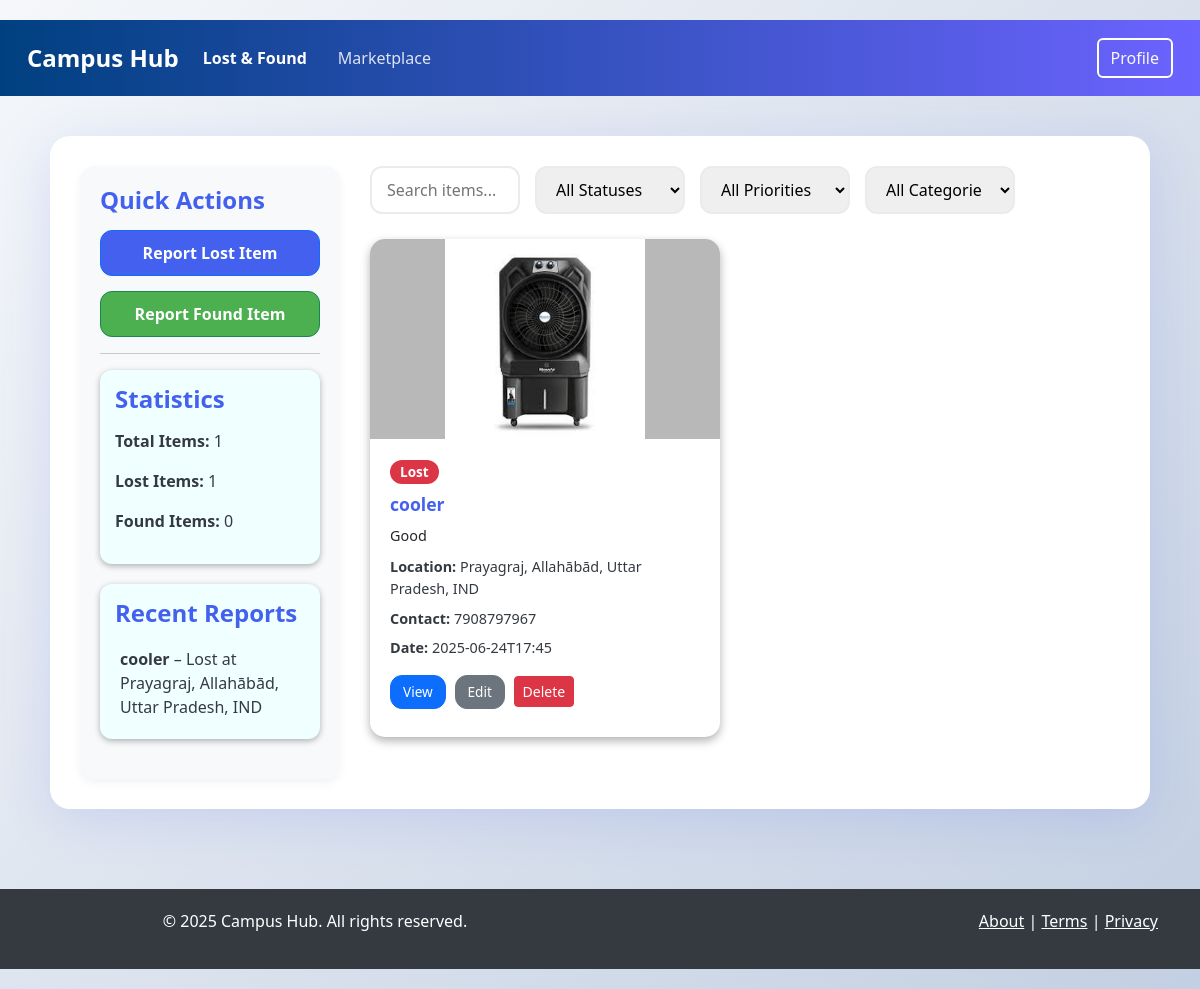
Screenshot of /lost/ (signed in) with the database file from the repository.
### tables this page shows
CREATE TABLE lost_found_item (
            id INTEGER PRIMARY KEY AUTOINCREMENT,
            name TEXT NOT NULL,
            description TEXT,
            category TEXT,
            status TEXT NOT NULL,
            priority INTEGER DEFAULT 1,
            image_path TEXT,
            date TEXT NOT NULL,
            location TEXT,
            contact_info TEXT,
            latitude REAL,
            longitude REAL,
            user_id INTEGER NOT NULL, found_by INTEGER, claimed_by INTEGER,
            FOREIGN KEY (user_id) REFERENCES user (id)
        );

### blueprints/lost_and_found/routes.py (the view)
@lost_and_found_bp.route('/')
@login_required
def dashboard():
    items = models.get_lost_found_items('date DESC')
    for item in items:
        if item.get('found_by'):
            item['found_by_user'] = models.get_user_by_id(item['found_by'])['username']
        else:
            item['found_by_user'] = None
        if item.get('claimed_by'):
            item['claimed_by_user'] = models.get_user_by_id(item['claimed_by'])['username']
        else:
            item['claimed_by_user'] = None
    items_prior = models.get_lost_found_items('priority DESC')
    total_items = len(items)
    total_lost = sum(1 for i in items if i['status'] == 'lost')
    total_found = sum(1 for i in items if i['status'] == 'found')
    recent_items = items_prior[:10]
    categories = models.get_categories('lost_found')
    return render_template('lost_and_found/dashboard.html',
                           user=models.get_user_by_id(current_user.id),
                           items=items,
                           total_items=total_items,
                           total_lost=total_lost,
                           total_found=total_found,
                           recent_items=recent_items,
                           categories=categories)

### Main.py (called while the page is built)
@login_manager.user_loader
def load_user(user_id):
    user = models.get_user_by_id(user_id)
    if user:
        return models.User(user['id'])
    return None

@app.context_processor
def inject_user_info():
    if current_user.is_authenticated:
        user = models.get_user_by_id(current_user.id)
        if user:
            return {'get_user_info': lambda: user}
    return {'get_user_info': lambda: None}

### models.py (called while the page is built, shortened)
def get_db_connection():
    conn = sqlite3.connect(DB_PATH)
    conn.row_factory = sqlite3.Row
    conn.execute('PRAGMA foreign_keys = ON')
    conn.execute('PRAGMA journal_mode = WAL')
    return conn

def get_user_by_id(user_id):
    conn = get_db_connection()
    cur = conn.cursor()
    cur.execute('SELECT * FROM user WHERE id = ?', (user_id,))
    user = cur.fetchone()
    conn.close()
    return dict(user) if user else None

def get_categories(type=None):
    conn = get_db_connection()
    cur = conn.cursor()
    if type:
        cur.execute('SELECT * FROM category WHERE type = ?', (type,))
    else:
        cur.execute('SELECT * FROM category')
    categories = [dict(row) for row in cur.fetchall()]
    conn.close()
    return categories

def get_lost_found_items(order_by=None, filters=None):
    conn = get_db_connection()
    cur = conn.cursor()
    query = '''
        SELECT i.*, u.username
        FROM lost_found_item i
        JOIN user u ON i.user_id = u.id
    '''
    params = []
    if order_by:
        query += f" ORDER BY i.{order_by}"
    cur.execute(query, params)
    items = [dict(row) for row in cur.fetchall()]
    conn.close()
    return items

### templates/lost_and_found/dashboard.html (shortened to what this page needs)
{% extends "base.html" %}
{% block lost_found_active %}active{% endblock %}
{% block content %}
<div class="hub-container">
  <div id="main-content">
    <div id="sidebar">
      <h4>Quick Actions</h4>
      <a href="{{ url_for('lost_and_found.report') }}" class="btn btn-primary">Report Lost Item</a>
      <a href="{{ url_for('lost_and_found.report') }}" class="btn btn-success">Report Found Item</a>
      <hr>
      <div class="stats">
      <h4>Statistics</h4>
      <div class="stats-box">
        <p><strong>Total Items:</strong> {{ total_items or 0 }}</p>
        <p><strong>Lost Items:</strong> {{ total_lost or 0 }}</p>
        <p><strong>Found Items:</strong> {{ total_found or 0 }}</p>
      </div>
      </div>
      <div class="recentRep">
      <h4>Recent Reports</h4>
      {% if recent_items %}
        {% for item in recent_items %}
          <div class="recent-item">
            <strong>{{ item.name }}</strong> &ndash; {{ item.status|capitalize }} at {{ item.location }}
          </div>
        {% endfor %}
      {% else %}
        <p>No recent items.</p>
      {% endif %}
    </div>
    </div>
    <div id="content">
      <div class="filters-container">
        <input type="text" id="search" placeholder="Search items...">
        <select id="status-filter">
          <option value="all">All Statuses</option>
        </select>
        <select id="priority-filter">
          <option value="all">All Priorities</option>
        </select>
        <select id="category-filter">
          <option value="all">All Categories</option>
        </select>
      </div>
      <div id="items" class="d-flex flex-wrap gap-3">
        {% if items %}
          {% for item in items %}
            <div class="item-card" data-status="{{ item.status }}" data-priority="{{ item.priority }}" data-category="{{ item.category }}">
              <img src="{{ url_for('static', filename=item.image_path[1:]) if item.image_path else '' }}" alt="Item Image">
              <div class="card-body">
                <span class="badge {{ 'bg-danger' if item.status=='lost' else 'bg-success' }}">
                  {{ item.status|capitalize }}
                </span>
                <h5>{{ item.name }}</h5>
                <p>{{ item.description|truncate(100) }}</p>
                <div><strong>Location:</strong> {{ item.location }}</div>
                <div><strong>Contact:</strong> {{ item.contact_info }}</div>
                <div><strong>Date:</strong> {{ item.date }}</div>
                <div class="mt-3">
                  <a href="{{ url_for('lost_and_found.item_detail', item_id=item.id) }}" class="btn btn-primary btn-sm">View</a>
                  {% if item.user_id == current_user.id or user.is_admin %}
                    <a href="{{ url_for('lost_and_found.edit_item', item_id=item.id) }}" class="btn btn-secondary btn-sm">Edit</a>
                    <form method="post" action="{{ url_for('lost_and_found.delete_item', item_id=item.id) }}" class="d-inline">
                      <button type="submit" class="btn btn-danger btn-sm">Delete</button>
                    </form>
                  {% endif %}
                </div>
              </div>
            </div>
          {% endfor %}
        {% else %}
          <p>No items found. <a href="{{ url_for('lost_and_found.report') }}">Report an item?</a></p>
        {% endif %}
      </div>
    </div>
  </div>
</div>
{% endblock %}

### templates/base.html (style rules this page uses)
body { font-family: 'Arial', sans-serif; background-color: #f9fafc; color: #343a40; }
.badge { font-size: 0.8rem; padding: 5px 10px; border-radius: 20px; }

### templates/lost_and_found/dashboard.html (style rules this page uses)
:root { --primary: #4361ee; --secondary: #3f37c9; --accent: #4cc9f0; --light: #f8f9fa; --dark: #212529; --success: #4CAF50; --danger: #dc3545; --info: #17a2b8; }
body { background: linear-gradient(135deg, #f5f7fa 0%, #c3cfe2 100%); min-height: 100vh; font-family: 'Segoe UI', system-ui, -apple-system, sans-serif; padding: 20px 0; }
.hub-container { max-width: 1200px; margin: 20px auto; padding: 30px; background: #fff; border-radius: 20px; box-shadow: 0 10px 50px rgba(67, 97, 238, 0.15); }
#main-content { display: flex; gap: 30px; }
#sidebar { flex: 1 1 auto; background: var(--light); padding: 20px; border-radius: 15px; box-shadow: 0 4px 10px rgba(0,0,0,0.05); width: 500px; max-width: 500px; }
#sidebar h4 { color: var(--primary); margin-bottom: 15px; font-weight: 600; }
#sidebar a.btn { display: block; text-align: center; margin-bottom: 15px; padding: 10px 0; border-radius: 12px; font-weight: 600; color: #fff; transition: background 0.3s; }
#sidebar a.btn-primary { background: var(--primary); }
#sidebar a.btn-success { background: var(--success); }
.stats { box-shadow: 0 2px 6px rgba(0,0,0,0.3); padding: 15px; border-radius: 12px; margin-bottom: 20px; background-color:azure; }
.recentRep { box-shadow: 0 2px 6px rgba(0,0,0,0.3); padding: 15px; border-radius: 12px; margin-bottom: 20px; background-color:azure; }
.recent-item { padding: 5px; }
.filters-container { display: flex; margin-bottom: 25px; gap:15px; min-width: 750px; }
.filters-container input, .filters-container select { padding: 10px 15px; border-radius: 12px; border: 2px solid #e9ecef; width: 150px; transition: border-color 0.3s; }
.item-card { background: #fff; border-radius: 15px; box-shadow: 0 4px 10px rgba(0,0,0,0.3); overflow: hidden; transition: transform 0.3s, box-shadow 0.3s; width: 100%; max-width: 350px; }
.item-card img { width: 100%; height: 200px; object-fit: cover; }
.card-body { padding: 20px; }
.badge { font-size: 0.85rem; font-weight: 600; padding: 5px 10px; border-radius: 12px; display: inline-block; }
.bg-danger { background: var(--danger); color: #fff; }
.card-body h5 { color: var(--primary); margin: 10px 0; font-weight: 600; font-size: 1.1rem; }
.card-body p { color: var(--dark); font-size: 0.9rem; margin-bottom: 10px; }
.card-body div { margin-bottom: 8px; font-size: 0.9rem; }
.card-body a.btn { border-radius: 12px; font-size: 0.85rem; padding: 6px 12px; transition: background 0.3s; }
.btn-sm { margin-right: 5px; }

### rows the page displays
lost_found_item: name "cooler", status "Lost", location "Prayagraj, Allahābād, Uttar Pradesh, IND", image_path (picture), description "Good", contact_info "7908797967", date "2025-06-24T17:45"

### other values shown
{{ total_items or 0 }} "1"
{{ total_lost or 0 }} "1"
{{ total_found or 0 }} "0"
